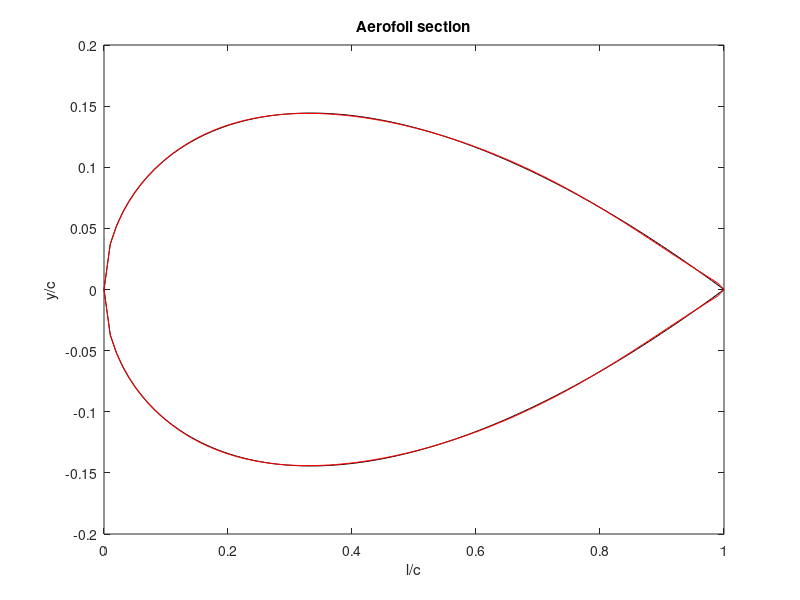

MATLAB code to generate this figure:
clear
close all

T = 0.75  % constant controlling overall thickness
nx = 100;  % no. of points for plot

lonc = linspace(0,1,nx);  % horizontal coordinate, normalised on chord
phi = acos(2*lonc - 1);  % angle variable associated with horizontal coord.

tonc = T * sqrt(lonc) .* (1 - lonc);  % exact thickness values

%  Calculation for Fourier-series representation, toncfs
toncfs = zeros(size(phi));  % initialises
for n = 1:5
  taun = (2*T/pi) * n * (1/(4*n^2 - 1) - 1/(4*n^2 - 9));
  toncfs = toncfs + taun*sin(n*phi);
end

plot(lonc,tonc/2,'-k',lonc,-tonc/2,'-k',...
  lonc,toncfs/2,'-r',lonc,-toncfs/2,'-r')
xlabel('l/c')
ylabel('y/c')
title('Aerofoil section')

